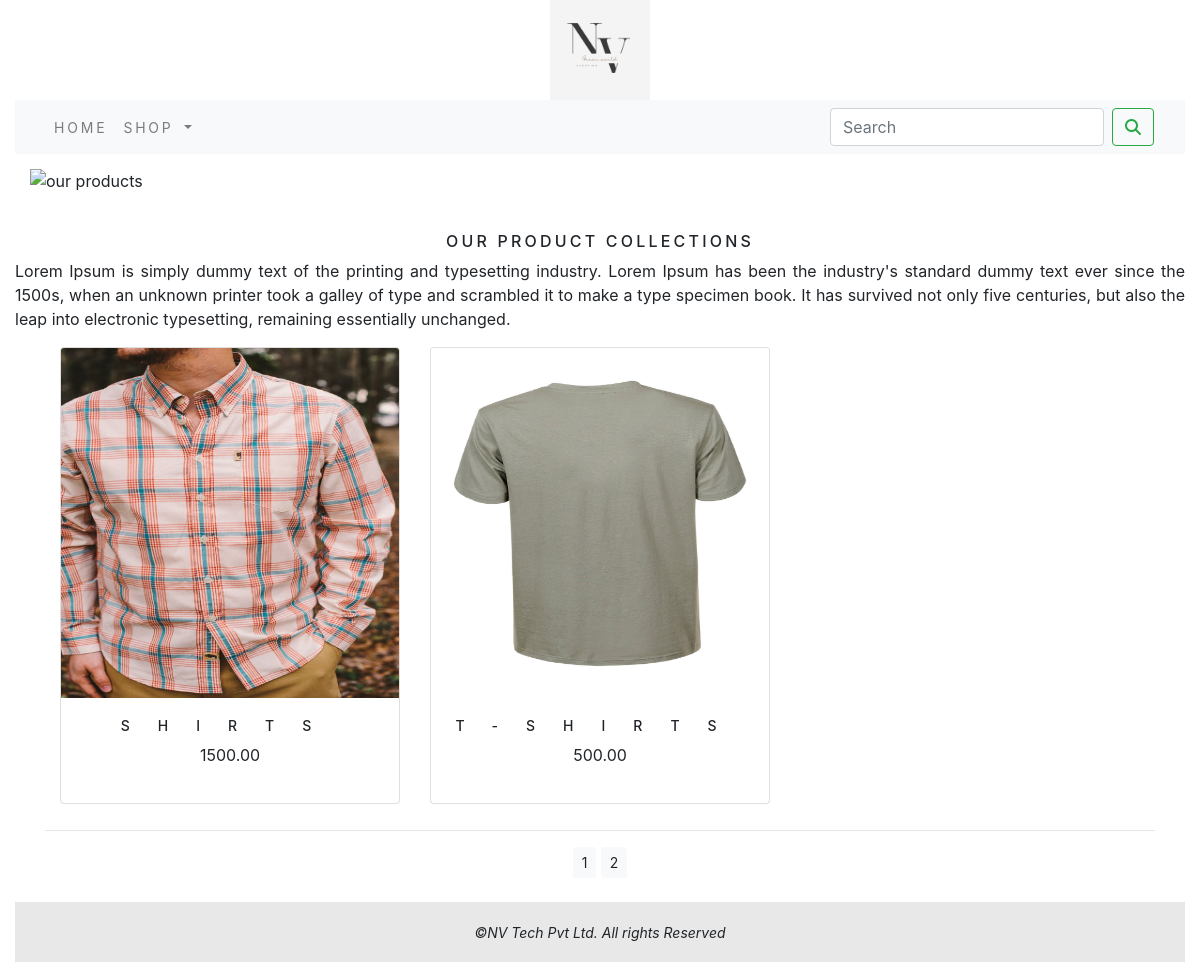
Screenshot of /?page=2 with the database file from the repository.
### shop/models.py (models this page shows, shortened)
class Product(models.Model):
    name = models.CharField(max_length=250, unique=True)
    slug = models.SlugField(max_length=250, unique=True)
    description = models.TextField(blank=True)
    category = models.ForeignKey(Category, on_delete=models.CASCADE)
    image = models.ImageField(upload_to='product', blank=True)
    price = models.DecimalField(max_digits=10, decimal_places=2)
    stock = models.IntegerField()
    available = models.BooleanField(default=True)
    created = models.DateTimeField(auto_now_add=True)
    updated = models.DateTimeField(auto_now=True)
    class Meta:
        ordering = ['name']
        verbose_name = 'product'
        verbose_name_plural = 'products'
    def get_url(self):
        return reverse('shop:prodCatDet',args=[self.category.slug,self.slug])

### shop/views.py (the view)
# urls.py: path('', views.allProdCat, name='allProdCat'),
def allProdCat(request,c_slug=None):
    c_page = None
    products_list = None
    if c_slug!=None:
        c_page = get_object_or_404(Category,slug=c_slug)
        products_list = Product.objects.all().filter(category=c_page,available=True)
    else:
        products_list = Product.objects.all().filter(available=True)
    paginator = Paginator(products_list,6)
    try:
        page = int(request.GET.get('page','1'))
    except:
        page = 1
    try:
        products = paginator.page(page)
    except (EmptyPage,InvalidPage):
        products = paginator.page(paginator.num_pages)
    return render(request,'category.html',{'category':c_page,'products':products})

### cart/context_processors.py (called while the page is built)
def counter(request):
    item_count = 0
    if 'admin' in request.path:
        return {}
    else:
        try:
            cart = Cart.objects.filter(cart_id=_cart_id(request))
            cart_items = CartItem.objects.all().filter(cart=cart[:1])
            for cart_item in cart_items:
                item_count += cart_item.quantity
        except Cart.DoesNotExist:
            item_count = 0
    return dict(item_count=item_count)

### cart/views.py (called while the page is built)
def _cart_id(request):
    cart = request.session.session_key
    if not cart:
        cart = request.session.create()
    return cart

### shop/context_processors.py (called while the page is built)
def menu_links(request):
    links=Category.objects.all()
    return dict(links=links)

### shop/models.py (called while the page is built)
    def get_url(self):
        return reverse('shop:products_by_category', args=[self.slug])

### templates/category.html (shortened to what this page needs)
{% extends 'base.html' %}
{% load static %}
{% block content %}
<div class="mx-auto">
    {% if category %}
        <img class="my_image" src="{{category.image.url}}" alt="{{category.name}}">
</div>
    <br>
<div>
        <h1 class="text-center my_title">{{category.name}}</h1>
        <p class="text-justify">{{category.description}}</p>
</div>
    {% else %}
<div>
        <img class="my_image my_image_padding" src="{% static 'img/banner1.png' %}" alt="our products">
</div>
    <br>
<div>
        <h1 class="text-center my_title">Our product collections</h1>
        <p class="text-justify">Lorem Ipsum is simply dummy text of the printing and typesetting industry. Lorem Ipsum has been the industry's standard dummy text ever since the 1500s, when an unknown printer took a galley of type and scrambled it to make a type specimen book. It has survived not only five centuries, but also the leap into electronic typesetting, remaining essentially unchanged.</p>
</div>
    {% endif %}
<div class="container">
    <div class="row mx-auto">
        {% for product in products.object_list %}
        <div class="my_bottom_margin col-9 col-sm-12 col-md-4 col-md-12 col-lg-4">
            <div class="card text-center" style="min-width:18rem;">
                <a href="{{product.get_url}}"><img class="card-img-top card_image" src="{{product.image.url}}" alt="{{product.name}}"></a>
            <div class="card-body">
                <h4>{{product.name}}</h4>
                <p>{{product.price}}</p>
            </div>
            </div>
        </div>
        {% endfor %}
    </div>
    <div class="mx-auto">
        {% if products.paginator.num_pages > 1 %}
        <hr>
        <div class="text-center">
            {% for pg in products.paginator.page_range %}
            <a href="?page={{pg}}" class="btn btn-light btn-sm" {% if products.number == pg %} active {% endif %}>{{pg}}</a>
            {% endfor %}
        </div>
        {% endif %}
    </div>
    <br>
</div>
{% endblock %}

### static/css/custom4.css (style rules this page uses)
body { font-family: 'Roboto', sans-serif; }
.my_image { width:100%; }
.my_title { font-size:16px; text-transform:uppercase; letter-spacing:.2em; }
.my_image_padding { padding:15px; }
.my_bottom_margin { margin-bottom:10px; }
.card-body h4 { font-size:14px; text-transform:uppercase; letter-spacing:2em; }
.card_image { width:100%; height:350px; }

### rows the page displays
Product: image (picture), name "SHIRTS", price "1500.00"
Product: image (picture), name "T-SHIRTS", price "500.00"

### other values shown
{{ pg }} "1" "2"
